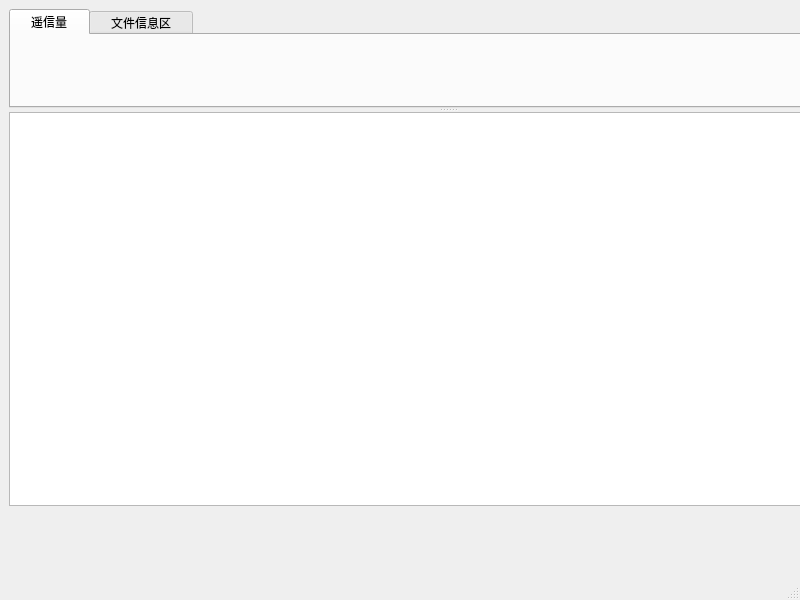
<?xml version="1.0" encoding="UTF-8"?>
<ui version="4.0">
 <class>MainWindow</class>
 <widget class="QMainWindow" name="MainWindow">
  <property name="geometry">
   <rect>
    <x>0</x>
    <y>0</y>
    <width>800</width>
    <height>600</height>
   </rect>
  </property>
  <property name="windowTitle">
   <string>MainWindow</string>
  </property>
  <widget class="QWidget" name="centralwidget">
   <widget class="QSplitter" name="splitter_2">
    <property name="geometry">
     <rect>
      <x>9</x>
      <y>9</y>
      <width>877</width>
      <height>497</height>
     </rect>
    </property>
    <property name="orientation">
     <enum>Qt::Vertical</enum>
    </property>
    <widget class="QTabWidget" name="tabWidget">
     <property name="currentIndex">
      <number>0</number>
     </property>
     <widget class="QWidget" name="monsbsViewTab">
      <attribute name="title">
       <string>   遥信量   </string>
      </attribute>
      <layout class="QHBoxLayout" name="horizontalLayout_3"/>
     </widget>
     <widget class="QWidget" name="tab_2">
      <attribute name="title">
       <string>   文件信息区   </string>
      </attribute>
      <layout class="QHBoxLayout" name="horizontalLayout_13"/>
     </widget>
    </widget>
    <widget class="QWidget" name="widget" native="true">
     <layout class="QVBoxLayout" name="verticalLayout_2">
      <item>
       <widget class="QPlainTextEdit" name="plainTextEdit"/>
      </item>
     </layout>
    </widget>
   </widget>
  </widget>
  <widget class="QMenuBar" name="menubar">
   <property name="geometry">
    <rect>
     <x>0</x>
     <y>0</y>
     <width>800</width>
     <height>22</height>
    </rect>
   </property>
  </widget>
  <widget class="QStatusBar" name="statusbar"/>
 </widget>
 <resources/>
 <connections/>
</ui>
